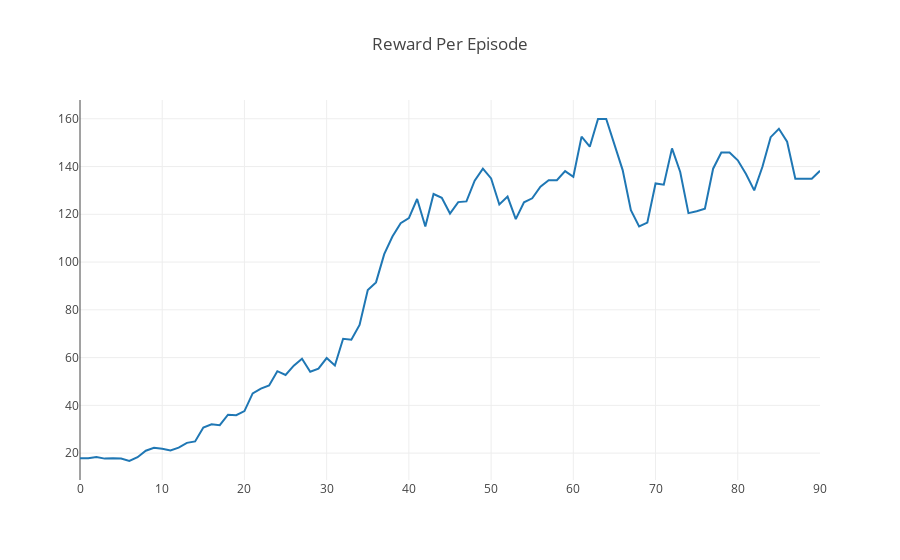

The cell this chart's notebook holds for it:
### Code cell
plotly.offline.iplot({
    "data": [go.Scatter(x=np.arange(len(ep_rewards)), y=moving_average(ep_rewards, 10))],
    "layout": go.Layout(title="Reward Per Episode")
})

### Figure 1 — Plotly figure (JSON) as saved in the notebook; plotly's stock layout.template omitted (floating-point values rounded to 4 significant figures)
{"data": [{"type": "scatter", "uid": "2be2ef36-7f03-4b3c-bb85-94ff92c1feb7", "x": [0, 1, 2, 3, 4, 5, 6, 7, 8, 9, 10, 11, 12, 13, 14, 15, 16, 17, 18, 19, 20, 21, 22, 23, 24, 25, 26, 27, 28, 29, 30, 31, 32, 33, 34, 35, 36, 37, 38, 39, 40, 41, 42, 43, 44, 45, 46, 47, 48, 49, 50, 51, 52, 53, 54, 55, 56, 57, 58, 59, 60, 61, 62, 63, 64, 65, 66, 67, 68, 69, 70, 71, 72, 73, 74, 75, 76, 77, 78, 79, 80, 81, 82, 83, 84, 85, 86, 87, 88, 89, 90, 91, 92, 93, 94, 95, 96, 97, 98, 99], "y": [17.8, 17.9, 18.4, 17.7, 17.9, 17.7, 16.7, 18.3, 21, 22.2, 21.8, 21.1, 22.3, 24.3, 24.9, 30.7, 32.1, 31.7, 36.1, 35.9, 37.6, 45, 47, 48.3, 54.3, 52.7, 56.6, 59.5, 54.1, 55.4, 59.8, 56.7, 67.9, 67.5, 73.7, 88.3, 91.5, 103.3, 110.7, 116.3, 118.4, 126.4, 114.9, 128.5, 126.9, 120.3, 125.1, 125.4, 134.1, 139.1, 135, 124.1, 127.4, 118, 125, 126.7, 131.6, 134.3, 134.3, 138.1, 135.7, 152.5, 148.3, 159.9, 159.9, 149, 138.5, 121.7, 114.9, 116.5, 132.9, 132.4, 147.6, 137.7, 120.5, 121.3, 122.3, 139.1, 145.9, 145.9, 142.6, 136.9, 130, 139.9, 152.3, 155.8, 150.4, 134.9, 134.9, 134.9, 138.2]}], "layout": {"autosize": true, "title": {"text": "Reward Per Episode"}, "xaxis": {"autorange": true, "range": [0, 90], "type": "linear"}, "yaxis": {"autorange": true, "range": [8.744, 167.9], "type": "linear"}}}
